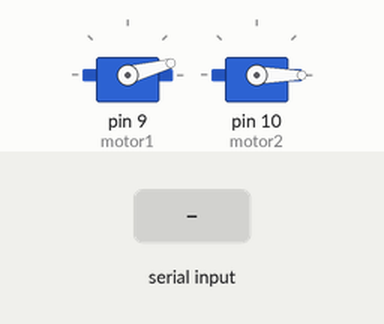
Simulated run of this sketch. Board: Arduino Uno, built with avr-gcc and run on an emulated ATmega328P. Parts: 2 × servo. The test bench sets the inputs (shaded band).

Above: at 1.2 s.
1.3 s: "Paper\n" received over Serial
At 3.7 s:
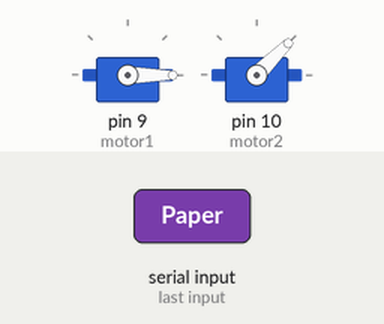
4.3 s: "Glass\n" received over Serial
At 8.7 s:
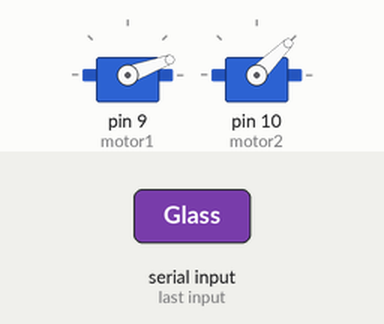
Timing chart, 0 to 12.8 s (numbered marks = the images above; inputs shaded):
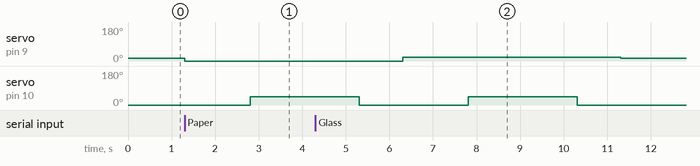

Measured:
- after the input at 1.3 s, servo on pin 9 (motor1): 15° → 0° at once; servo on pin 10 (motor2): 0° → 45° after 1.5 s
- after the input at 4.3 s, servo on pin 9 (motor1): 0° → 20° after 2.0 s, → 15° 5.0 s later

The sketch:

sketch_may20a.ino
```cpp
#include <Servo.h>

Servo motor1; // Pin 9  -> Rampayı sağa sola döndüren motor (Yönlendirme)
Servo motor2; // Pin 10 -> Rampayı aşağı eğen motor (Eğim/Kaydırak)

// --- YENI RAMPA MEKANIK AYARLARI ---
const int BEKLEME_ACISI = 15;  // Hazırda beklerken rampanın duracağı orta nokta
const int DUZ_RAMPA = 0;       // Rampanın düz durma açısı (eğilmemiş hali)
const int EGIK_RAMPA = 45;     // Çöpün kayması için rampanın aşağı eğilme açısı

// Kutuların konumlandığı hedef açılar
const int AC_KAGIT = 0;
const int AC_PLASTIK = 10;
const int AC_CAM = 20;
const int AC_METAL = 30;

String gelenKelime = ""; // ESP32'den akan kelimeyi burada biriktireceğiz

void setup() {
  Serial.begin(9600); // ESP32 ile aynı hızda iletişim

  motor1.attach(9, 500, 2500);
  motor2.attach(10, 500, 2500);

  // İlk açılışta rampayı orta noktaya getir ve düz tut
  motor1.write(BEKLEME_ACISI);
  motor2.write(DUZ_RAMPA);
}

void loop() {
  // Seri porttan veri akışı var mı kontrol et
  while (Serial.available() > 0) {
    char c = Serial.read(); // Karakter karakter oku

    if (c == '\n') { // ESP32 satır sonuna geldiyse
      gelenKelime.trim(); // Varsa sağdaki soldaki boşlukları temizle

      int hedefAci = -1;

      // ESP'den gelen kelimeye göre hangi kutunun açısına dönüleceğini seçiyoruz
      if (gelenKelime.indexOf("Paper") >= 0) {
        hedefAci = AC_KAGIT;
      }
      else if (gelenKelime.indexOf("Plastic") >= 0) {
        hedefAci = AC_PLASTIK;
      }
      else if (gelenKelime.indexOf("Glass") >= 0) {
        hedefAci = AC_CAM;
      }
      else if (gelenKelime.indexOf("Metal") >= 0) {
        hedefAci = AC_METAL;
      }

      // Eğer geçerli bir atık algılandıysa senkronize hareketi başlat
      if (hedefAci != -1) {
        // ADIM 1: Rampayı ilgili kutunun hizasına döndür
        motor1.write(hedefAci);
        delay(1500); // Motorun hedefe varması için süre tanı beybi

        // ADIM 2: Rampayı aşağı doğru eğ
        motor2.write(EGIK_RAMPA);
        delay(2500); // Çöpün kayıp düşmesi için bekleme süresi

        // ADIM 3: Rampayı tekrar düz konuma kaldır
        motor2.write(DUZ_RAMPA);
        delay(1000); // Rampanın doğrulmasını bekle

        // ADIM 4: Rampayı yeni atıklar için merkeze (başlangıç konumuna) geri çek
        motor1.write(BEKLEME_ACISI);
      }

      gelenKelime = ""; // Yeni kelime için hafızayı boşalt
    }
    else {
      gelenKelime += c; // Satır sonu gelmediyse karakterleri yan yana ekle
    }
  }
}
```
